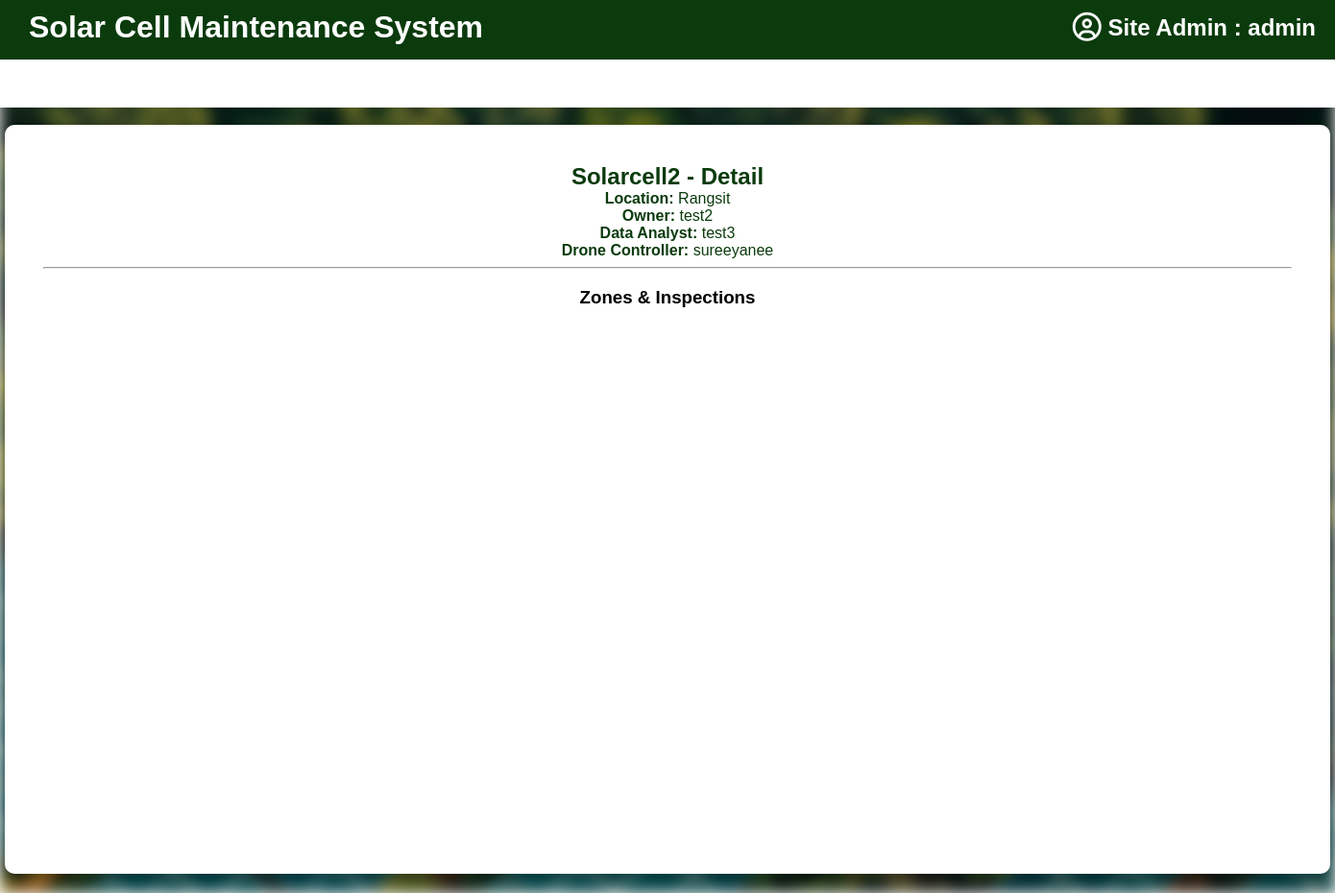
The page /accounts/dashboard/data-analyst/plant/3/ (signed in) on the database as committed earlier.
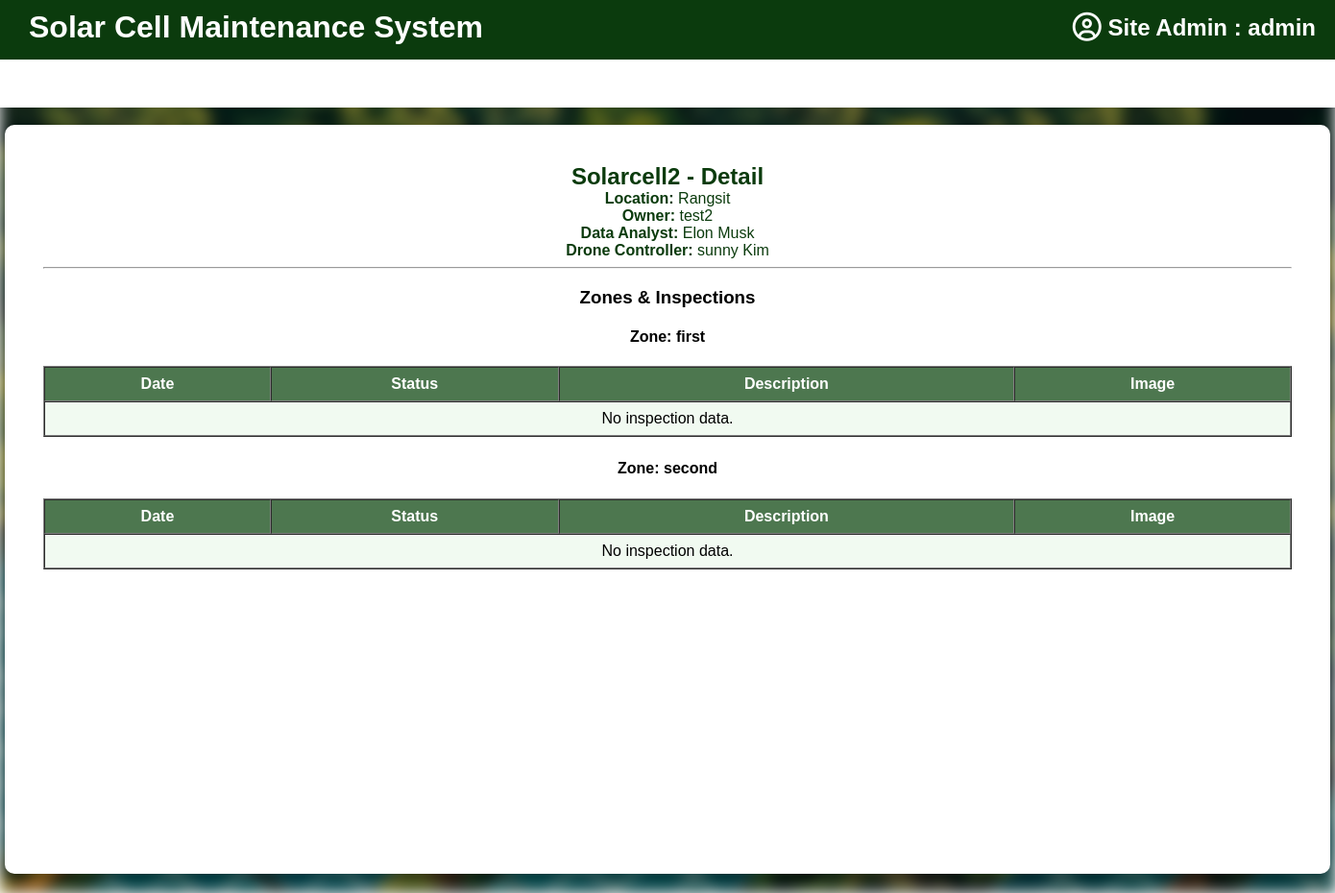
The same page on the database as committed later.
### plant/models.py (models this page shows, shortened)
class SolarPlant(models.Model):
    name = models.CharField(max_length=255, verbose_name="ชื่อโรงไฟฟ้า")
    location = models.CharField(max_length=255, verbose_name="ที่ตั้งโรงไฟฟ้า")
    latitude = models.FloatField(verbose_name="ละติจูด", null=True, blank=True)
    longitude = models.FloatField(verbose_name="ลองจิจูด", null=True, blank=True)
    owner = models.ForeignKey(
        settings.AUTH_USER_MODEL,
        on_delete=models.CASCADE,
        related_name='plants',
        verbose_name="เจ้าของโรง"
    )
    installed_capacity_kw = models.DecimalField(
        max_digits=10, decimal_places=2,
        null=True, blank=True,
        verbose_name="กำลังการผลิต (kW)"
    )
    description = models.TextField(blank=True, verbose_name="รายละเอียดเพิ่มเติม")
    created_at = models.DateTimeField(auto_now_add=True)
    data_analyst = models.ForeignKey(
        settings.AUTH_USER_MODEL,
        on_delete=models.SET_NULL,
        null=True, blank=True,
        limit_choices_to={'role': 'data_analyst'},
        related_name='assigned_analyst_plants',
        verbose_name="นักวิเคราะห์ข้อมูล"
    )
    drone_controller = models.ForeignKey(
        settings.AUTH_USER_MODEL,
        on_delete=models.SET_NULL,
        null=True, blank=True,
        limit_choices_to={'role': 'drone_controller'},
        related_name='assigned_drone_plants',
        verbose_name="ผู้ควบคุมโดรน"
    )

class Zone(models.Model):
    plant = models.ForeignKey(SolarPlant, on_delete=models.CASCADE, related_name='zones')
    name = models.CharField(max_length=50, verbose_name="ชื่อโซน")  # เช่น Zone A, B, Main Zone
    class Meta:
        unique_together = ('plant', 'name')

### accounts/models.py (models this page shows, shortened)
class CustomUser(AbstractUser):
    ROLE_CHOICES = [
        ("site_admin", "Site Admin"),     # ผู้ดูแลเว็บไซต์
        ("plant_owner", "Plant Owner"),
        ("data_analyst", "Data Analyst"),
        ("drone_controller", "Drone Controller"),
    ]
    role = models.CharField(max_length=20, choices=ROLE_CHOICES, default="plant_owner")

### accounts/views.py (the view)
# urls.py: path('dashboard/data-analyst/plant/<int:plant_id>/', plant_detail_analyst_view, name='plant_detail_analyst'),
@login_required
def plant_detail_analyst_view(request, plant_id):
    plant = get_object_or_404(SolarPlant, id=plant_id)
    zones = plant.zones.prefetch_related('droneinspection_set')
    return render(request, 'dashboard/plant_detail_analyst.html', {
        'plant': plant,
        'zones': zones,
    })

### templates/dashboard/plant_detail_analyst.html (shortened to what this page needs)
{% extends 'dash.html' %}
{% load static %}
{% block content %}
  <h2>{{ plant.name }} - Detail</h2>
  <p><b>Location:</b> {{ plant.location }}</p>
  <p><b>Owner:</b> {% if plant.owner.first_name or plant.owner.last_name %}{{ plant.owner.first_name }} {{ plant.owner.last_name }}{% else %}{{ plant.owner.username }}{% endif %}</p>
  <p><b>Data Analyst:</b> {% if plant.data_analyst %}{% if plant.data_analyst.first_name or plant.data_analyst.last_name %}{{ plant.data_analyst.first_name }} {{ plant.data_analyst.last_name }}{% else %}{{ plant.data_analyst.username }}{% endif %}{% else %}-{% endif %}</p>
  <p><b>Drone Controller:</b> {% if plant.drone_controller %}{% if plant.drone_controller.first_name or plant.drone_controller.last_name %}{{ plant.drone_controller.first_name }} {{ plant.drone_controller.last_name }}{% else %}{{ plant.drone_controller.username }}{% endif %}{% else %}-{% endif %}</p>
  <hr>
  <h3>Zones & Inspections</h3>
  {% for zone in zones %}
    <div style="margin-bottom: 24px;">
      <h4>Zone: {{ zone.name }}</h4>
      <table border="1" cellpadding="8" cellspacing="0" style="width:100%; background:white; color:black;">
        <thead style="background:#0b3b0d; color:white;">
          <tr>
            <th>Date</th>
            <th>Status</th>
            <th>Description</th>
            <th>Image</th>
          </tr>
        </thead>
        <tbody>
          {% for insp in zone.droneinspection_set.all|dictsortreversed:"captured_at" %}
            <tr>
              <td>{{ insp.captured_date }} {{ insp.captured_time }}</td>
              <td>{{ insp.get_status_display }}</td>
              <td>{{ insp.description|default:"-" }}</td>
              <td>
                {% if insp.image %}
                  <a href="{{ insp.image.url }}" target="_blank"><img src="{{ insp.image.url }}" style="height:60px;"></a>
                {% else %}-{% endif %}
              </td>
            </tr>
          {% empty %}
            <tr><td colspan="4">No inspection data.</td></tr>
          {% endfor %}
        </tbody>
      </table>
    </div>
  {% endfor %}
{% endblock %}

Rows that differ between the two databases and show on the page:
changed through a linked row, SolarPlant "Solarcell2": data_analyst.first_name (not shown) → "Elon"; data_analyst.last_name (not shown) → "Musk"; drone_controller.first_name (not shown) → "sunny"; drone_controller.last_name (not shown) → "Kim"; data_analyst.username "test3" → (not shown); drone_controller.username "sureeyanee" → (not shown)
added Zone: name "first"
added Zone: name "second"
